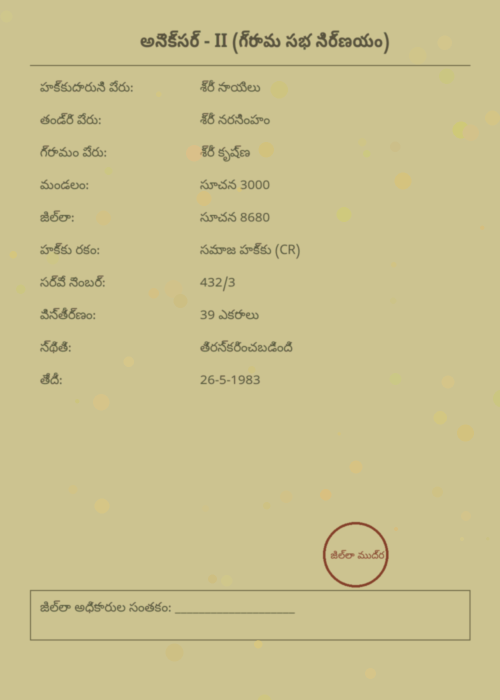
#> input picture fra_telugu_docs/fra_telugu_yellow_001.png, 1000 x 1400 px (shown at 1/2 size); its folder holds only this picture in this run
$ python -i generate_fra_docs.py   (imports and definitions only)
#> lines starting #> are read from the running program, lines starting #| are printed output that depends on the picture
#> further down, picture is the input picture: PIL image 1000x1400 RGB; mean R, G, B 201.6, 192.5, 141.9
import os, random, zipfile
from PIL import Image, ImageDraw, ImageFont, ImageFilter

# ===== CONFIG =====
NUM_DOCS = 200
OUTPUT_DIR = "fra_telugu_docs"
ZIP_NAME = "fra_telugu_docs.zip"

# ===== FONTS =====
# Put your Telugu font files (NotoSansTelugu-Regular.ttf and NotoSansTelugu_Condensed-Bold.ttf)
# in the same folder as this script
regular_path = "NotoSansTelugu-Regular.ttf"
bold_path = "NotoSansTelugu_Condensed-Bold.ttf"

try:
    font_reg = ImageFont.truetype(regular_path, 26)
    font_small = ImageFont.truetype(regular_path, 20)
    font_bold = ImageFont.truetype(bold_path, 38)
except:
    print("⚠️ Could not load Telugu fonts. Using default.")
    font_reg = ImageFont.load_default()
    font_small = ImageFont.load_default()
    font_bold = ImageFont.load_default()

# ===== DATA SOURCES =====
headers = [
    "అటవీ హక్కుల చట్టం 2006 కింద పత్రం",
    "అనెక్సర్ - II (గ్రామ సభ నిర్ణయం)",
    "అనెక్సర్ - III (డీఎల్సీ ఆమోదం)",
    "అనెక్సర్ - IV (వ్యక్తిగత పత్తా)",
    "అనెక్సర్ - V (సామూహిక పత్తా)"
]
fields = [
    "హక్కుదారుని పేరు", "తండ్రి పేరు", "గ్రామం పేరు",
    "మండలం", "జిల్లా", "హక్కు రకం",
    "సర్వే నెంబర్", "విస్తీర్ణం", "స్థితి", "తేదీ"
]
statuses = ["ఆమోదించబడింది", "పెండింగ్", "తిరస్కరించబడింది", "అంశికంగా ఆమోదించబడింది"]
rights = ["వ్యక్తిగత హక్కు (IFR)", "సామూహిక హక్కు (CFR)", "సమాజ హక్కు (CR)"]
villages = ["అనంతగిరి", "ఎతూరునాగారం", "మంగపేట", "తాడ్వాయి", "భూపాలపల్లి", "ములుగు", "కొండపల్లి", "పామవరపు", "పరస్నగరం"]

# ===== EFFECT =====
def apply_yellow_old_effect(img):
    w,h = img.size
#> w = 1000; h = 1400
    yellow_layer = Image.new("RGB",(w,h),(240,220,140))
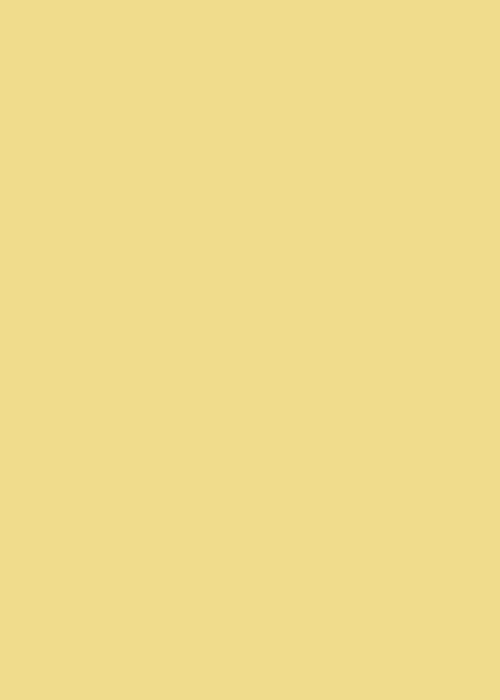
#> yellow_layer: PIL image 1000x1400 RGB (shown at 1/2 size); mean R, G, B 240, 220, 140
    img = Image.blend(img,yellow_layer,alpha=0.35)
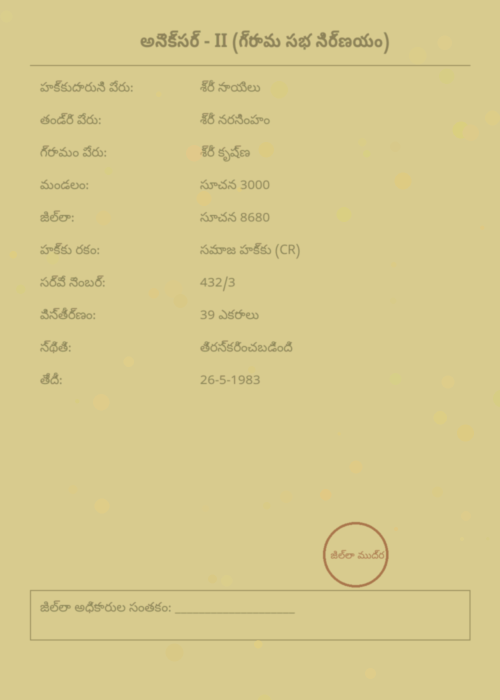
#> img: PIL image 1000x1400 RGB (shown at 1/2 size); mean R, G, B 214.4, 201.4, 140.6
    img = img.point(lambda p: p*random.uniform(0.75,0.9))
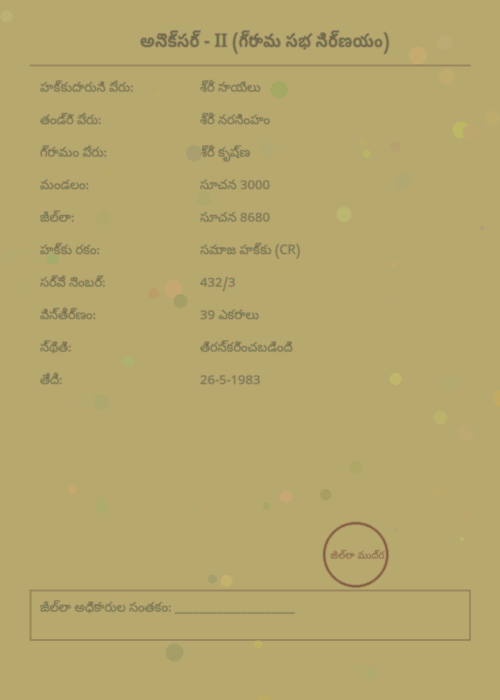
#> img: PIL image 1000x1400 RGB (shown at 1/2 size); mean R, G, B 181.4, 166.5, 108.3
    if random.random()<0.9:
        img = img.filter(ImageFilter.GaussianBlur(radius=random.uniform(0.4,1.0)))
    # stains
    stain = Image.new("RGBA", img.size,(255,255,255,0))
    sd = ImageDraw.Draw(stain)
    for _ in range(random.randint(40,100)):
        rx,ry = random.randint(0,w-1), random.randint(0,h-1)
        rsize = random.randint(5,35)
        color=(random.randint(200,240),random.randint(180,210),random.randint(90,130),random.randint(60,120))
        sd.ellipse((rx,ry,rx+rsize,ry+rsize), fill=color)
    img = Image.alpha_composite(img.convert("RGBA"),stain).convert("RGB")
    return img

# ===== GENERATION =====
# [52 lines not run here, left out]

>>> from PIL import Image
>>> picture = Image.open('fra_telugu_docs/fra_telugu_yellow_001.png')
>>> result = apply_yellow_old_effect(picture)

$ run again, on fra_telugu_docs/fra_telugu_yellow_003.png
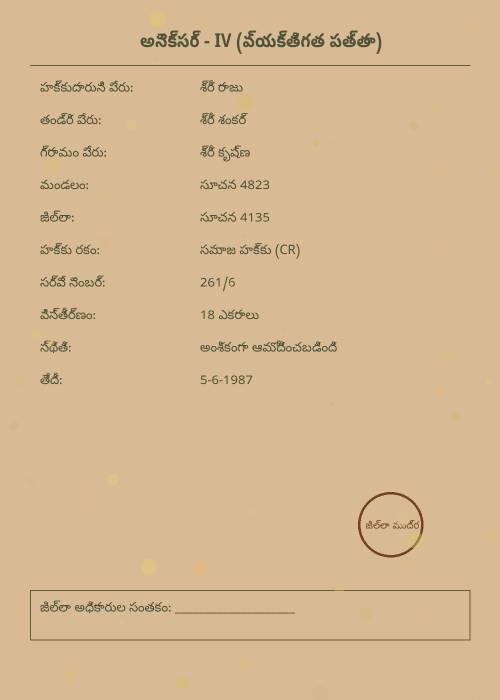
#> input picture fra_telugu_docs/fra_telugu_yellow_003.png, 1000 x 1400 px (shown at 1/2 size)
#> picture is the input picture: PIL image 1000x1400 RGB; mean R, G, B 213, 183.7, 146.7
#> in apply_yellow_old_effect, `img = Image.blend(img,yellow_layer,alpha=0.35)`:
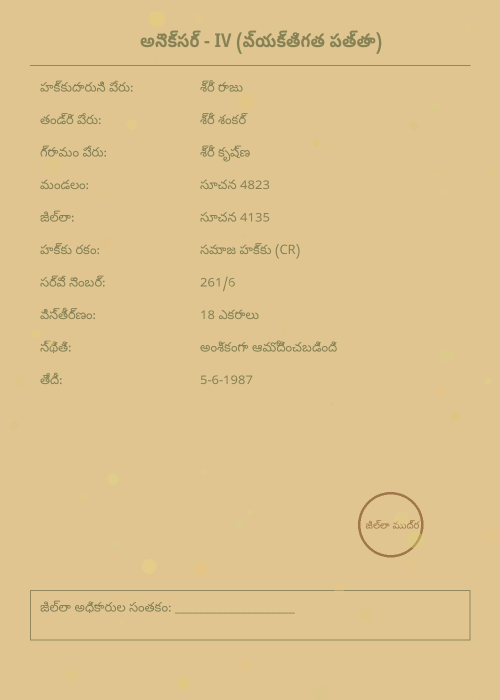
#> img: PIL image 1000x1400 RGB (shown at 1/2 size); mean R, G, B 222.1, 195.5, 143.5
#> in apply_yellow_old_effect, `img = img.point(lambda p: p*random.uniform(0.75,0.9))`:
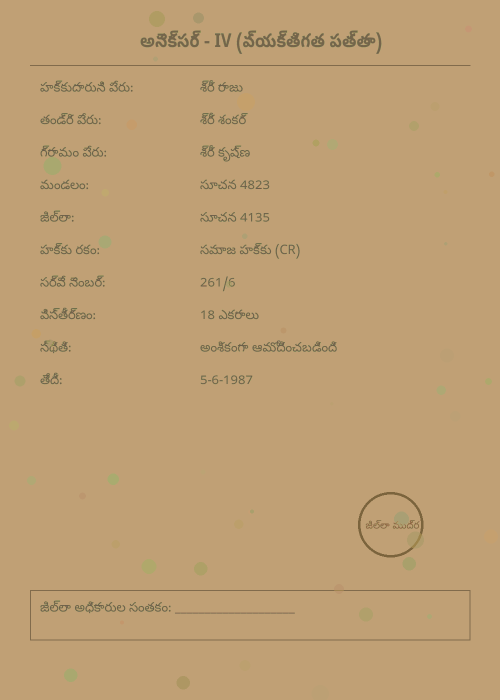
#> img: PIL image 1000x1400 RGB (shown at 1/2 size); mean R, G, B 190, 158.7, 115.9
